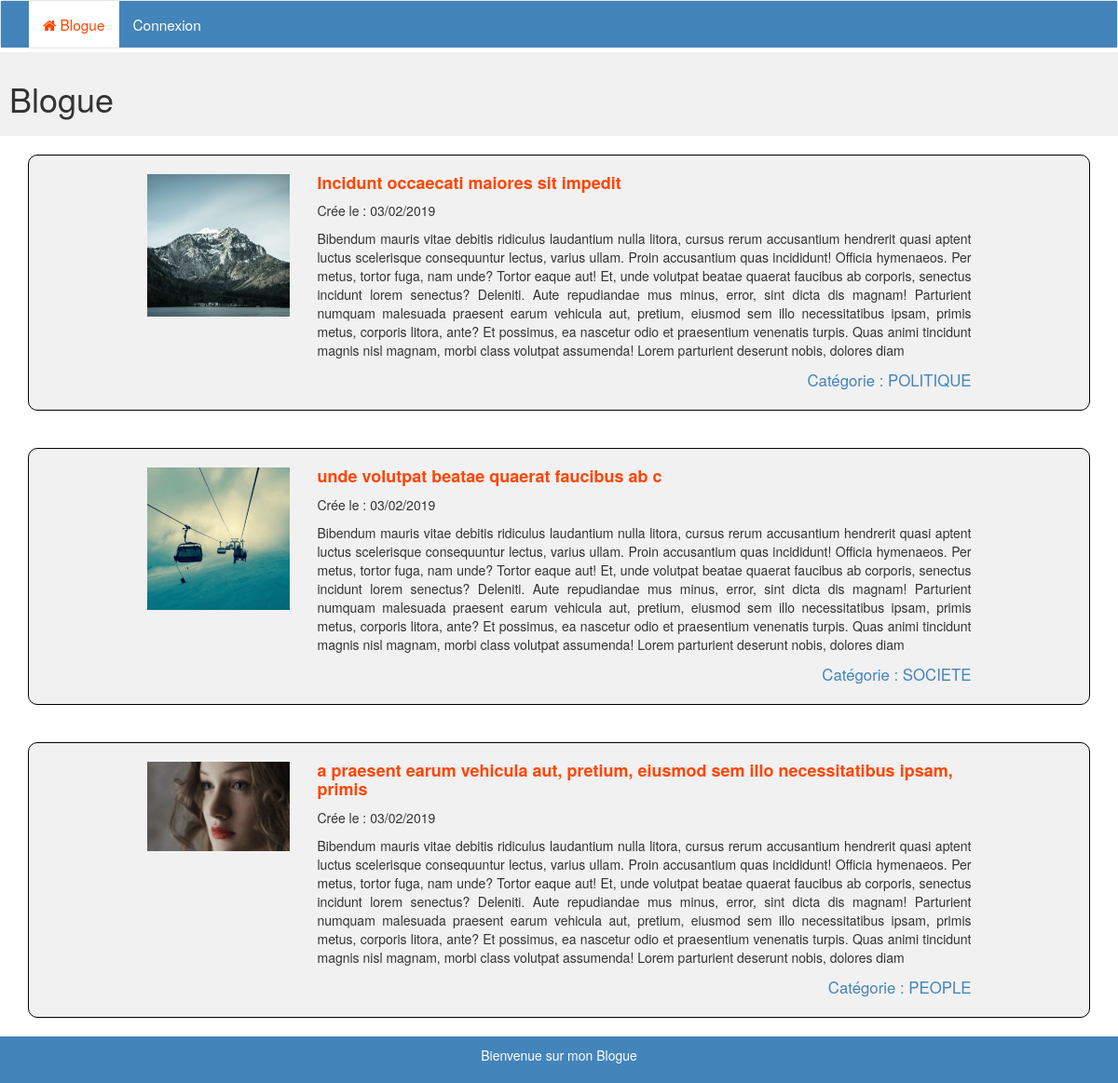
The page / on the database its author committed.
### tables this page shows
CREATE TABLE IF NOT EXISTS `article` (
  `idArticle` int(10) NOT NULL AUTO_INCREMENT,
  `codeArt` varchar(255) NOT NULL,
  `idCat` int(10) NOT NULL,
  `idMembre` int(10) NOT NULL,
  `titre` text NOT NULL,
  `photo` varchar(255) NOT NULL,
  `contenu` longtext NOT NULL,
  `source` varchar(255) NOT NULL,
  `lien` varchar(255) NOT NULL,
  `visite` int(100) NOT NULL,
  `like` varchar(255) NOT NULL,
  `statutArticle` varchar(255) NOT NULL,
  `modifier` varchar(255) NOT NULL,
  `dateDuJour` date NOT NULL,
  `dateDuJourMod` date NOT NULL,
  PRIMARY KEY (`idArticle`)
);

CREATE TABLE IF NOT EXISTS `categorie` (
  `idCat` int(10) NOT NULL AUTO_INCREMENT,
  `codeCat` varchar(255) NOT NULL,
  `libCat` varchar(255) NOT NULL,
  `descriptionCat` varchar(500) NOT NULL,
  `statutCat` varchar(255) NOT NULL,
  `dateDuJour` date NOT NULL,
  PRIMARY KEY (`idCat`)
);

### librairy/Requete_MySQL.php (called while the page is built, shortened)
<?php
class Eburny
{
	    private static $serveur='mysql:host=localhost';
      	private static $bdd='dbname=blogue-db';
      	private static $user='root' ;
      	private static $mdp='' ;
		private static $monPdo;
		private static $Eburny = null;
		private function __construct()
	    {
		 try{
    		Eburny::$monPdo = new PDO(Eburny::$serveur.';'.Eburny::$bdd, Eburny::$user, Eburny::$mdp,array (PDO::MYSQL_ATTR_INIT_COMMAND => 'SET NAMES \'UTF8\''));
			Eburny::$monPdo->setAttribute(PDO::ATTR_ERRMODE, PDO::ERRMODE_EXCEPTION);
		   }
         catch (PDOException $error)
                 {
                     echo 'N° : '.$error->getCode().'<br />';
                     die ('Erreur : '.$error->getMessage().'<br />');
                 }
	   }
	    public  static function getPdoEburny()
	    {
		    if( Eburny::$Eburny == null)
		    {
			    Eburny::$Eburny= new  Eburny();
		    }
		    return  Eburny::$Eburny;
	    }
	   public function getListeArticleAndCategorie()
	   {
		$sql="SELECT * FROM article,categorie where article.idCat=categorie.idCat AND statutArticle='active'";
		$res = Eburny::$monPdo->query($sql);
		$ligne = $res->fetchAll();
		return $ligne;
	   }
	   public function getCategorieInfosById($idCat)
	   {
		$sql="SELECT * FROM categorie WHERE idCat='".$idCat."';";
		$res = Eburny::$monPdo->query($sql);
		$ligne = $res->fetch();
		return $ligne;
	   }
}
?>

### vues/accueil/accueil.php (the view, shortened to what this page needs)
<body>
	<nav class="navbar navbar-default" role="navigation">
	<div class="navbar-header">
	  <a class="navbar-brand" href="#"></a>
	</div>
	<div class="collapse navbar-collapse" id="menu_entete">
	  <ul class="nav navbar-nav">
		<li><a class="active" href="index.php"><i class="fa fa-home"></i> Blogue</a></li>
			<?php
			if(!isset($_SESSION['emailMembre']) && !isset($_SESSION['statutMembre']))
			{?>
			 <li><a href="?controller=login&action=login"> Connexion</a> </li>
			 <?php } ?>
	  </ul>
	</div>
	</nav>
	<div class="file">
	  <h1>Blogue</h1>
	</div>
	<?php
	if(isset($nblisteArticleAndCategorie) && $nblisteArticleAndCategorie>0)
	{
	foreach ($listeArticleAndCategorie as $list)
	{
	$user_date = $list['dateDuJour'];
	$date=explode('-',$user_date);
	$user_dateNew=$date['2'].'/'.$date['1'].'/'.$date['0'];
	$liste = $pdo->getCategorieInfosById($list['idCat']);
	$libCat=$liste['libCat'];
	?>
	<div class="container">
		<div class="main">
			<div class="col-md-1">
			</div>
			<div class="col-md-2">
				<div class="space"></div>
				<div class="space"></div>
				<a class="" href="#">
					<img class="img_responsive" src="<?php echo $repertoire.$list['photo']; ?>" alt="" />
				</a>
				<div class="space">  </div>
				</div>
			<div class="col-md-8">
				<div class="caption">
					<div class="space">  </div>
					<a class="" href="?controller=article&action=detail_article&idArticle=<?php if(isset($list['idArticle'])) echo $list['idArticle']; ?>">
						<h4 style="color:#ff4500;font-weight:bold;">
							<?php if(isset($list['titre'])) echo $list['titre'];?>
						</h4>
					</a>
					<p><?php if(isset($user_dateNew)) echo 'Cr&eacute;e le : ' .$user_dateNew;?></p>
					<p style="text-align:justify;"><?php if(isset($list['contenu'])) echo  htmlspecialchars_decode($list['contenu']); ?> </p>
					<p class="cat"><?php if(isset($libCat)) echo 'Cat&eacute;gorie : ' .$libCat;?></p>
				</div>
				<div class="space">  </div>
			</div>
		</div>
	</div>
	<?php }	?>
	<?php }	else { ?>
			<p> Aucun article enr&eacute;gistr&eacute; </p>
	<?php }	?>
</body>

### vues/entete.php (shortened to what this page needs)
<!DOCTYPE html>
<html>
	<head>
		<link rel="stylesheet" href="css/main.css">
		<link rel="stylesheet" type="text/css" href="css/font-awesome.min.css">
		<link rel="stylesheet" type="text/css" href="css/font.css">
		<link href="css/bootstrap.min.css" rel="stylesheet">
	</head>

### index.php (shortened to what this page needs)
<?php
$repertoire = "nom_de_mon_repertoire/fichierArticle/";
include ('librairy/Requete_MySQL.php');
$pdo = Eburny::getPdoEburny();
if(isset($_GET['controller']) AND $_GET['controller']=='deconnexion')
{
	session_destroy();
	header('Location:../../index.php?controller=login&action=login');
	exit;
}
else
{
	$controller='accueil';
}
include('vues/entete.php');
if(isset($_GET['controller']))
{
	$controller=$_GET['controller'];
}
else
{
	$controller='accueil';
}
switch ($controller)
{
case "accueil":
	include('controller/c_accueil.php');
	break;
}
include('vues/footer.php');
?>

### controller/c_accueil.php
<?php
if(isset($_GET['action']))
{
	$action=$_GET['action'];
}
else
{
	$action='accueil';
}
switch ($action)
{
case "accueil":
	$listeArticleAndCategorie = $pdo->getListeArticleAndCategorie();
	$nblisteArticleAndCategorie =count($listeArticleAndCategorie);
	include('vues/accueil/accueil.php');
	break;
}
?>

### vues/footer.php
 <div class="container" id="pied">
	<div class="row" >
		<div class="col-md-12">
			<div class="space"></div>
				<p>Bienvenue sur mon Blogue</p>
			<div class="space"></div>
		</div>
	</div>
</div>
</html>

### css/main.css (style rules this page uses)
* { box-sizing: border-box; }
body { font-family:Verdana; }
.file { background-color:#f1f1f1; margin-top:-30px; padding: 10px; }
.main { float: left; width: 100%; background-color:#f1f1f1; padding: 0 20px; margin: 20px 0; overflow: hidden; border-radius: 10px; border: 1px solid #000; }
#menu_entete { color:#fff; font-size:1.1em; background-color:#4384ba; }
#menu_entete ul li a { color:#fff; background-color:#4384ba; margin-left:0px; border:0px solid #000; }
#menu_entete ul li a.active { color:#ff4500; background:#FFF; }
.cat { float:right; color:#4384ba; font-size:1.2em; font-weight:blod; }
#pied { background-color:#4384ba; width:100%; height:30%; color:#fff; }
#pied p { text-align:center; }
.space { clear: both; display: block; font-size: 0; height: 10px; line-height: 0; width:100%; }

### vues/entete.php (style rules this page uses)
.img_responsive { width: 100%; height: auto; }

### rows shown on the page
article: photo (picture), titre "Incidunt occaecati maiores sit impedit", idCat.dateDuJour "03/02/2019", contenu "Bibendum mauris vitae debitis ridiculus laudantium nulla litora, cursus rerum accusantium hendrerit quasi aptent luctus scelerisque consequuntur lectus, varius ullam. Proin accusantium quas incididunt! Officia hymenaeos. Per metus, tortor fuga, nam unde? Tortor eaque aut! Et, unde volutpat beatae quaerat faucibus ab corporis, senectus incidunt lorem senectus? Deleniti. Aute repudiandae mus minus, error, sint dicta dis magnam! Parturient numquam malesuada praesent earum vehicula aut, pretium, eiusmod sem illo necessitatibus ipsam, primis metus, corporis litora, ante? Et possimus, ea nascetur odio et praesentium venenatis turpis. Quas animi tincidunt magnis nisl magnam, morbi class volutpat…", idCat.libCat "POLITIQUE"
article: photo (picture), titre "unde volutpat beatae quaerat faucibus ab c", idCat.dateDuJour "03/02/2019", contenu "Bibendum mauris vitae debitis ridiculus laudantium nulla litora, cursus rerum accusantium hendrerit quasi aptent luctus scelerisque consequuntur lectus, varius ullam. Proin accusantium quas incididunt! Officia hymenaeos. Per metus, tortor fuga, nam unde? Tortor eaque aut! Et, unde volutpat beatae quaerat faucibus ab corporis, senectus incidunt lorem senectus? Deleniti. Aute repudiandae mus minus, error, sint dicta dis magnam! Parturient numquam malesuada praesent earum vehicula aut, pretium, eiusmod sem illo necessitatibus ipsam, primis metus, corporis litora, ante? Et possimus, ea nascetur odio et praesentium venenatis turpis. Quas animi tincidunt magnis nisl magnam, morbi class volutpat…", idCat.libCat "SOCIETE"
article: photo (picture), titre "a praesent earum vehicula aut, pretium, eiusmod sem illo necessitatibus ipsam, primis", idCat.dateDuJour "03/02/2019", contenu "Bibendum mauris vitae debitis ridiculus laudantium nulla litora, cursus rerum accusantium hendrerit quasi aptent luctus scelerisque consequuntur lectus, varius ullam. Proin accusantium quas incididunt! Officia hymenaeos. Per metus, tortor fuga, nam unde? Tortor eaque aut! Et, unde volutpat beatae quaerat faucibus ab corporis, senectus incidunt lorem senectus? Deleniti. Aute repudiandae mus minus, error, sint dicta dis magnam! Parturient numquam malesuada praesent earum vehicula aut, pretium, eiusmod sem illo necessitatibus ipsam, primis metus, corporis litora, ante? Et possimus, ea nascetur odio et praesentium venenatis turpis. Quas animi tincidunt magnis nisl magnam, morbi class volutpat…", idCat.libCat "PEOPLE"
